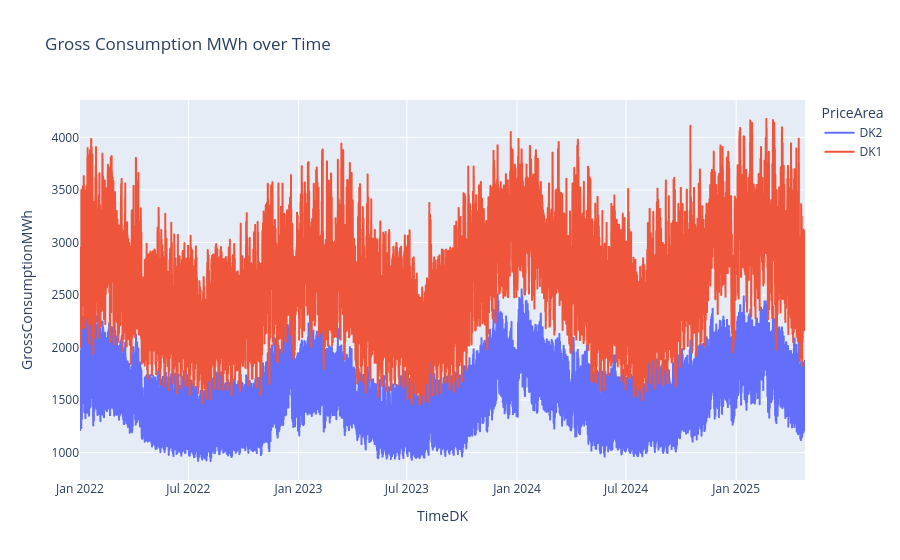

Source (notebook cell):
### Code cell
import plotly.express as px

px.line(cons_df, x='TimeDK', y='GrossConsumptionMWh', color='PriceArea', title='Gross Consumption MWh over Time')

### Figure 1 — Plotly figure (JSON) as saved in the notebook; plotly's stock layout.template omitted (floating-point values rounded to 4 significant figures; data arrays with more than 128 entries replaced by an {"elided": "..."} marker saying what was removed)
{"data": [{"hovertemplate": "PriceArea=DK2<br>TimeDK=%{x}<br>GrossConsumptionMWh=%{y}<extra></extra>", "legendgroup": "DK2", "line": {"color": "#636efa", "dash": "solid"}, "marker": {"symbol": "circle"}, "mode": "lines", "name": "DK2", "showlegend": true, "type": "scattergl", "x": {"elided": "29063 str values"}, "xaxis": "x", "y": {"elided": "29063 float values"}, "yaxis": "y"}, {"hovertemplate": "PriceArea=DK1<br>TimeDK=%{x}<br>GrossConsumptionMWh=%{y}<extra></extra>", "legendgroup": "DK1", "line": {"color": "#EF553B", "dash": "solid"}, "marker": {"symbol": "circle"}, "mode": "lines", "name": "DK1", "showlegend": true, "type": "scattergl", "x": {"elided": "29063 str values"}, "xaxis": "x", "y": {"elided": "29063 float values"}, "yaxis": "y"}], "layout": {"legend": {"title": {"text": "PriceArea"}, "tracegroupgap": 0}, "title": {"text": "Gross Consumption MWh over Time"}, "xaxis": {"anchor": "y", "domain": [0, 1], "title": {"text": "TimeDK"}}, "yaxis": {"anchor": "x", "domain": [0, 1], "title": {"text": "GrossConsumptionMWh"}}}}
